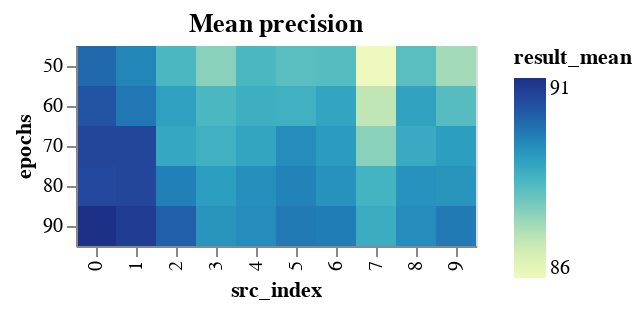

Notebook cell for this chart:
### Code cell
epochs_results_encoding = {
    "x": "src_index:O",
    "y": "epochs:O",
    "color": "result_mean:Q",
}
epochs_results_tooltip = ["result_mean", "result_std", "neurons", "layers", "epochs", "src_index"]
EPOCHS_BINS = np.array_split(EPOCHS_RANGE, EPOCHS_RANGE.max() // EPOCH_BIN_SIZE + 1)


def binified_epochs_heatmap(title, epochs_df):
    return binified_heatmap(
        title,
        epochs_df,
        "epochs",
        EPOCHS_BINS,
        epochs_results_tooltip,
        **epochs_results_encoding
    )


binified_epochs_heatmap("Mean precision", epochs_results_df)

### Figure 1 — Vega-Lite specification as saved in the notebook (floating-point values rounded to 4 significant figures)
{"config": {"view": {"continuousWidth": 400, "continuousHeight": 300}}, "hconcat": [{"mark": "rect", "encoding": {"color": {"type": "quantitative", "field": "result_mean"}, "tooltip": [{"type": "quantitative", "field": "result_mean"}, {"type": "quantitative", "field": "result_std"}, {"type": "quantitative", "field": "neurons"}, {"type": "quantitative", "field": "layers"}, {"type": "quantitative", "field": "epochs"}, {"type": "quantitative", "field": "src_index"}], "x": {"type": "ordinal", "field": "src_index"}, "y": {"type": "ordinal", "field": "epochs"}}, "selection": {"selector003": {"type": "interval", "bind": "scales", "encodings": ["x", "y"]}}, "title": "Mean precision"}], "data": {"name": "data-274991aa5d9bd55cffc2a65c183f510f"}, "$schema": "https://vega.github.io/schema/vega-lite/v4.8.1.json", "datasets": {"data-274991aa5d9bd55cffc2a65c183f510f": [{"neurons": 12, "layers": 2, "epochs": 90, "learning_rate": 0.0216, "momentum": 0.0503, "result_mean": 91.06, "result_std": 1.594, "src_index": 0}, {"neurons": 11, "layers": 2, "epochs": 90, "learning_rate": 0.0216, "momentum": 0.0503, "result_mean": 90.82, "result_std": 1.728, "src_index": 1}, {"neurons": 12, "layers": 2, "epochs": 70, "learning_rate": 0.0216, "momentum": 0.0503, "result_mean": 90.63, "result_std": 1.743, "src_index": 0}, {"neurons": 11, "layers": 2, "epochs": 80, "learning_rate": 0.0216, "momentum": 0.0503, "result_mean": 90.63, "result_std": 1.267, "src_index": 1}, {"neurons": 11, "layers": 2, "epochs": 70, "learning_rate": 0.0216, "momentum": 0.0503, "result_mean": 90.63, "result_std": 1.24, "src_index": 1}, {"neurons": 12, "layers": 2, "epochs": 80, "learning_rate": 0.0216, "momentum": 0.0503, "result_mean": 90.58, "result_std": 1.665, "src_index": 0}, {"neurons": 12, "layers": 2, "epochs": 60, "learning_rate": 0.0216, "momentum": 0.0503, "result_mean": 90.38, "result_std": 1.659, "src_index": 0}, {"neurons": 10, "layers": 2, "epochs": 90, "learning_rate": 0.0216, "momentum": 0.0503, "result_mean": 90.19, "result_std": 1.58, "src_index": 2}, {"neurons": 12, "layers": 2, "epochs": 50, "learning_rate": 0.0216, "momentum": 0.0503, "result_mean": 90.05, "result_std": 1.792, "src_index": 0}, {"neurons": 11, "layers": 2, "epochs": 60, "learning_rate": 0.0216, "momentum": 0.0503, "result_mean": 89.85, "result_std": 1.274, "src_index": 1}, {"neurons": 8, "layers": 1, "epochs": 90, "learning_rate": 0.0216, "momentum": 0.0503, "result_mean": 89.8, "result_std": 1.451, "src_index": 5}, {"neurons": 8, "layers": 2, "epochs": 90, "learning_rate": 0.0216, "momentum": 0.0503, "result_mean": 89.8, "result_std": 1.393, "src_index": 9}, {"neurons": 9, "layers": 2, "epochs": 90, "learning_rate": 0.0216, "momentum": 0.0503, "result_mean": 89.75, "result_std": 1.167, "src_index": 6}, {"neurons": 10, "layers": 2, "epochs": 80, "learning_rate": 0.0216, "momentum": 0.0503, "result_mean": 89.71, "result_std": 1.749, "src_index": 2}, {"neurons": 8, "layers": 1, "epochs": 80, "learning_rate": 0.0216, "momentum": 0.0503, "result_mean": 89.66, "result_std": 1.472, "src_index": 5}, {"neurons": 11, "layers": 2, "epochs": 50, "learning_rate": 0.0216, "momentum": 0.0503, "result_mean": 89.61, "result_std": 1.57, "src_index": 1}, {"neurons": 10, "layers": 1, "epochs": 90, "learning_rate": 0.0216, "momentum": 0.0503, "result_mean": 89.51, "result_std": 1.445, "src_index": 4}, {"neurons": 11, "layers": 1, "epochs": 90, "learning_rate": 0.0216, "momentum": 0.0503, "result_mean": 89.51, "result_std": 1.344, "src_index": 8}, {"neurons": 8, "layers": 1, "epochs": 70, "learning_rate": 0.0216, "momentum": 0.0503, "result_mean": 89.51, "result_std": 1.115, "src_index": 5}, {"neurons": 10, "layers": 1, "epochs": 80, "learning_rate": 0.0216, "momentum": 0.0503, "result_mean": 89.46, "result_std": 1.518, "src_index": 4}, {"neurons": 9, "layers": 2, "epochs": 80, "learning_rate": 0.0216, "momentum": 0.0503, "result_mean": 89.41, "result_std": 1.68, "src_index": 6}, {"neurons": 11, "layers": 1, "epochs": 80, "learning_rate": 0.0216, "momentum": 0.0503, "result_mean": 89.41, "result_std": 1.236, "src_index": 8}, {"neurons": 8, "layers": 2, "epochs": 80, "learning_rate": 0.0216, "momentum": 0.0503, "result_mean": 89.36, "result_std": 1.614, "src_index": 9}, {"neurons": 5, "layers": 2, "epochs": 90, "learning_rate": 0.0216, "momentum": 0.0503, "result_mean": 89.36, "result_std": 1.317, "src_index": 3}, {"neurons": 9, "layers": 2, "epochs": 70, "learning_rate": 0.0216, "momentum": 0.0503, "result_mean": 89.27, "result_std": 1.585, "src_index": 6}, {"neurons": 5, "layers": 2, "epochs": 80, "learning_rate": 0.0216, "momentum": 0.0503, "result_mean": 89.22, "result_std": 1.463, "src_index": 3}, {"neurons": 8, "layers": 2, "epochs": 70, "learning_rate": 0.0216, "momentum": 0.0503, "result_mean": 89.22, "result_std": 1.319, "src_index": 9}, {"neurons": 10, "layers": 2, "epochs": 60, "learning_rate": 0.0216, "momentum": 0.0503, "result_mean": 89.17, "result_std": 1.841, "src_index": 2}, {"neurons": 11, "layers": 1, "epochs": 60, "learning_rate": 0.0216, "momentum": 0.0503, "result_mean": 89.12, "result_std": 1.476, "src_index": 8}, {"neurons": 9, "layers": 2, "epochs": 60, "learning_rate": 0.0216, "momentum": 0.0503, "result_mean": 89.07, "result_std": 1.287, "src_index": 6}, {"neurons": 10, "layers": 1, "epochs": 70, "learning_rate": 0.0216, "momentum": 0.0503, "result_mean": 89.07, "result_std": 1.078, "src_index": 4}, {"neurons": 10, "layers": 2, "epochs": 70, "learning_rate": 0.0216, "momentum": 0.0503, "result_mean": 89.03, "result_std": 1.845, "src_index": 2}, {"neurons": 11, "layers": 1, "epochs": 70, "learning_rate": 0.0216, "momentum": 0.0503, "result_mean": 88.98, "result_std": 1.454, "src_index": 8}, {"neurons": 6, "layers": 2, "epochs": 90, "learning_rate": 0.0216, "momentum": 0.0503, "result_mean": 88.93, "result_std": 1.053, "src_index": 7}, {"neurons": 10, "layers": 1, "epochs": 60, "learning_rate": 0.0216, "momentum": 0.0503, "result_mean": 88.88, "result_std": 1.234, "src_index": 4}, {"neurons": 5, "layers": 2, "epochs": 70, "learning_rate": 0.0216, "momentum": 0.0503, "result_mean": 88.83, "result_std": 1.4, "src_index": 3}, {"neurons": 8, "layers": 1, "epochs": 60, "learning_rate": 0.0216, "momentum": 0.0503, "result_mean": 88.83, "result_std": 1.231, "src_index": 5}, {"neurons": 6, "layers": 2, "epochs": 80, "learning_rate": 0.0216, "momentum": 0.0503, "result_mean": 88.78, "result_std": 1.147, "src_index": 7}, {"neurons": 10, "layers": 1, "epochs": 50, "learning_rate": 0.0216, "momentum": 0.0503, "result_mean": 88.68, "result_std": 1.263, "src_index": 4}, {"neurons": 5, "layers": 2, "epochs": 60, "learning_rate": 0.0216, "momentum": 0.0503, "result_mean": 88.68, "result_std": 1.126, "src_index": 3}, {"neurons": 10, "layers": 2, "epochs": 50, "learning_rate": 0.0216, "momentum": 0.0503, "result_mean": 88.68, "result_std": 1.58, "src_index": 2}, {"neurons": 8, "layers": 2, "epochs": 60, "learning_rate": 0.0216, "momentum": 0.0503, "result_mean": 88.54, "result_std": 1.461, "src_index": 9}, {"neurons": 9, "layers": 2, "epochs": 50, "learning_rate": 0.0216, "momentum": 0.0503, "result_mean": 88.54, "result_std": 1.38, "src_index": 6}, {"neurons": 11, "layers": 1, "epochs": 50, "learning_rate": 0.0216, "momentum": 0.0503, "result_mean": 88.49, "result_std": 1.255, "src_index": 8}, {"neurons": 8, "layers": 1, "epochs": 50, "learning_rate": 0.0216, "momentum": 0.0503, "result_mean": 88.49, "result_std": 1.219, "src_index": 5}, {"neurons": 5, "layers": 2, "epochs": 50, "learning_rate": 0.0216, "momentum": 0.0503, "result_mean": 87.96, "result_std": 1.686, "src_index": 3}, {"neurons": 6, "layers": 2, "epochs": 70, "learning_rate": 0.0216, "momentum": 0.0503, "result_mean": 87.96, "result_std": 1.285, "src_index": 7}, {"neurons": 8, "layers": 2, "epochs": 50, "learning_rate": 0.0216, "momentum": 0.0503, "result_mean": 87.67, "result_std": 1.531, "src_index": 9}, {"neurons": 6, "layers": 2, "epochs": 60, "learning_rate": 0.0216, "momentum": 0.0503, "result_mean": 87.32, "result_std": 1.255, "src_index": 7}, {"neurons": 6, "layers": 2, "epochs": 50, "learning_rate": 0.0216, "momentum": 0.0503, "result_mean": 86.45, "result_std": 1.276, "src_index": 7}]}}
